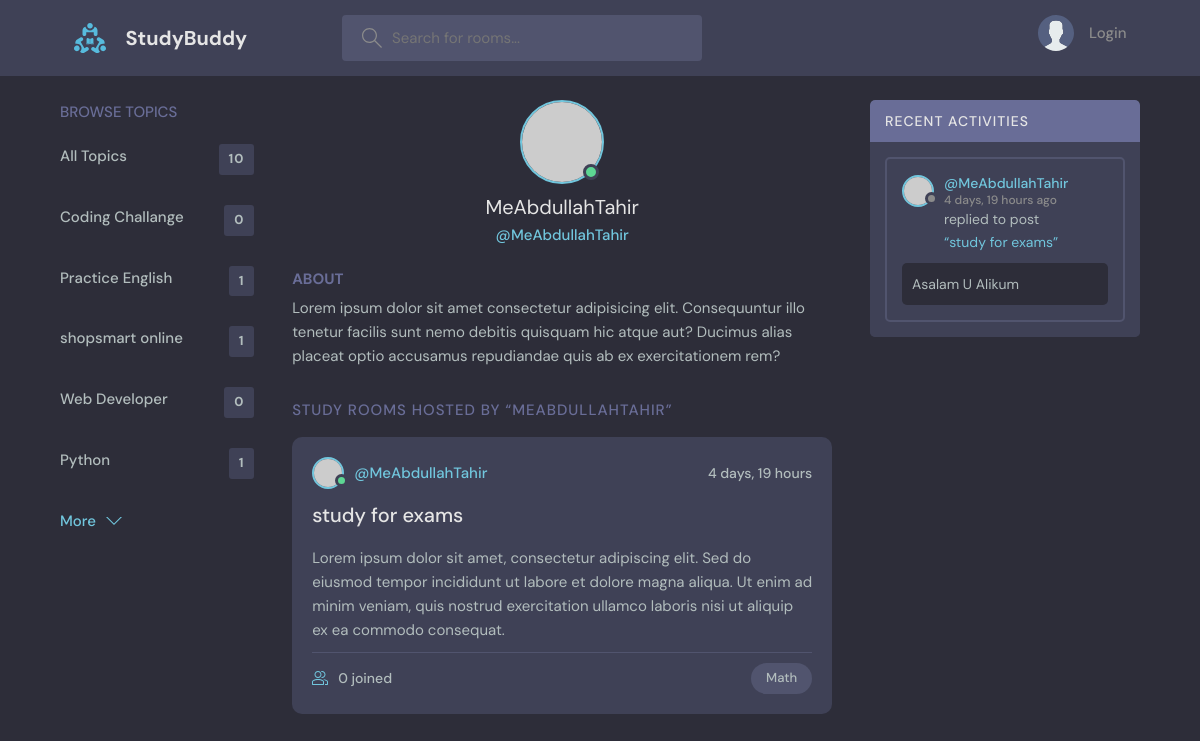
The page /userProfile/8/ on the database its author committed.
### base/models.py (models this page shows, shortened)
class Topic(models.Model):
    name = models.CharField(max_length=200)
    def __str__(self):
        return self.name

class Room(models.Model):
    host = models.ForeignKey(User, on_delete=models.SET_NULL, null=True)
    topic = models.ForeignKey(Topic, on_delete=models.SET_NULL, null=True)
    name = models.CharField(max_length=200)
    participants = models.ManyToManyField(User,related_name="participants",blank=True)
    description = models.TextField(null=True, blank=True)
    updated = models.DateTimeField(auto_now=True)
    created = models.DateTimeField(auto_now_add=True)
    class Meta:
        ordering = ['-updated', '-created']
    def __str__(self):
        return self.name

class Message(models.Model):
    user = models.ForeignKey(User, on_delete=models.CASCADE)
    room = models.ForeignKey(Room, on_delete=models.CASCADE)
    body = models.TextField()
    updated = models.DateTimeField(auto_now=True)
    created = models.DateTimeField(auto_now_add=True)
    class Meta:
        ordering = ['-updated', '-created']

### base/views.py (the view)
# urls.py: path('userProfile/<str:pk>/',views.userProfile,name="userProfile"),
def userProfile(request, pk):
    user = User.objects.get(id=pk)
    rooms = user.room_set.all()  # Rooms where the user is the host
    participants = User.objects.filter(participants__in=rooms).distinct()  # Get all unique participants
    room_messages = user.message_set.all()
    topics = Topic.objects.annotate(room_count=Count('room'))
    context = {
        'user': user,
        'rooms': rooms,
        'participants': participants,  # Unique participants
        'room_messages': room_messages,
        'topics': topics
    }
    return render(request, 'base/user_profile.html', context)

### base/templates/base/user_profile.html (shortened to what this page needs)
{% extends 'main.html' %}
{% block content %}
  <main class="profile-page layout layout--3">
    <div class="container">
      <div class="topics">
     {% include 'base/topic_component.html' %}
      </div>
      <div class="roomList">
        <div class="profile">
          <div class="profile__avatar">
            <div class="avatar avatar--large active">
              <img src="https://randomuser.me/api/portraits/men/11.jpg" />
            </div>
          </div>
          <div class="profile__info">
            <h3>{{user.username}}</h3>
            <p>@{{user.username}}</p>
          </div>
          <div class="profile__about">
            <h3>About</h3>
            <p>
              Lorem ipsum dolor sit amet consectetur adipisicing elit. Consequuntur illo tenetur
              facilis sunt nemo debitis quisquam hic atque aut? Ducimus alias placeat optio
              accusamus repudiandae quis ab ex exercitationem rem?
            </p>
          </div>
        </div>
        <div class="roomList__header">
          <div>
            <h2>Study Rooms Hosted by “{{user.username}}”</a>
            </h2>
          </div>
        </div>
        {% for room in rooms %}
        <div class="roomListRoom">
          <div class="roomListRoom__header">
            <a href="" class="roomListRoom__author">
              <div class="avatar avatar--small active">
                <img src="https://randomuser.me/api/portraits/men/11.jpg" />
              </div>
              <span>@{{user.username}}</span>
            </a>
            <div class="roomListRoom__actions">
              <span>{{ room.created|timesince }}</span>
            </div>
          </div>
          <div class="roomListRoom__content">
            <a href="{% url 'room' room.id %}"> {{room.name}}</a>
            <p>
              {{room.description}}
            </p>
          </div>
          <div class="roomListRoom__meta">
            <a class="roomListRoom__joined">
              {{room.participants.count}} joined
            </a>
            <p class="roomListRoom__topic">{{room.topic}}</p>
          </div>
        </div>
        {% empty %}
        <p>There is no room Hosted by "{{user.username}}".</p>
        {% endfor %}
      </div>
      <div class="activities">
        {% include 'base/activity_component.html' %}
      </div>
    </div>
  </main>
  {% endblock content %}

### base/templates/base/topic_component.html
{% block content %}
<div class="topics">
  <div class="topics__header">
    <h2>Browse Topics</h2>
  </div>
  <ul class="topics__list">
    <li>
      <a href="{% url 'home' %}">All Topics<span>{{ topics.count }}</span></a>
    </li>
    {% for topic in topics|slice:":5" %}
    <li>
      <div>
        <a href="{% url 'home' %}?q={{ topic.name }}"
          >{{ topic.name }} <span>{{ topic.room_count }}</span></a
        >
      </div>
    </li>
    {% endfor %}
  </ul>
  <a class="btn btn--link" href="{% url 'topics' %}">
    More
    <svg
      version="1.1"
      xmlns="http://www.w3.org/2000/svg"
      width="32"
      height="32"
      viewBox="0 0 32 32"
    >
      <title>chevron-down</title>
      <path d="M16 21l-13-13h-3l16 16 16-16h-3l-13 13z"></path>
    </svg>
  </a>
</div>
{% endblock content %}

### base/templates/base/activity_component.html (shortened to what this page needs)
<div class="activities">
  <div class="activities__header">
    <h2>Recent Activities</h2>
  </div>
  {% for msg in room_messages %}
  <div class="activities__box">
    <div class="activities__boxHeader roomListRoom__header">
      <a
        href="{% url 'userProfile' msg.user.id %}"
        class="roomListRoom__author"
      >
        <div class="avatar avatar--small">
          <img src="https://randomuser.me/api/portraits/women/11.jpg" />
        </div>
        <p>
          @{{msg.user}}
          <span>{{ msg.created|timesince }} ago</span>
        </p>
      </a>
    </div>
    <div class="activities__boxContent">
      <p>
        replied to post
        <a href="{% url 'room' msg.room.id %}">“{{msg.room}}”</a>
      </p>
      <div class="activities__boxRoomContent">{{ msg.body }}</div>
    </div>
  </div>
  {% empty %}
  <pre>   No Recent Activity.</pre>
  {% endfor %}
</div>

### rows shown on the page
Topic: name "Coding Challange", room_count "0"
Topic: name "Practice English", room_count "1"
Topic: name "shopsmart online", room_count "1"
Topic: name "Web Developer", room_count "0"
Topic: name "Python", room_count "1"
Room: created "4 days, 19 hours", name "study for exams", description "Lorem ipsum dolor sit amet, consectetur adipiscing elit. Sed do eiusmod tempor incididunt ut labore et dolore magna aliqua. Ut enim ad minim veniam, quis nostrud exercitation ullamco laboris nisi ut aliquip ex ea commodo consequat.", participants.count "0", topic "Math"
Message: user "MeAbdullahTahir", created "4 days, 19 hours", room "study for exams", body "Asalam U Alikum"

### other values the page prints
{{ topics.count }} "10"
{{ user.username }} "MeAbdullahTahir"
{{ user.username }} "MEABDULLAHTAHIR"
